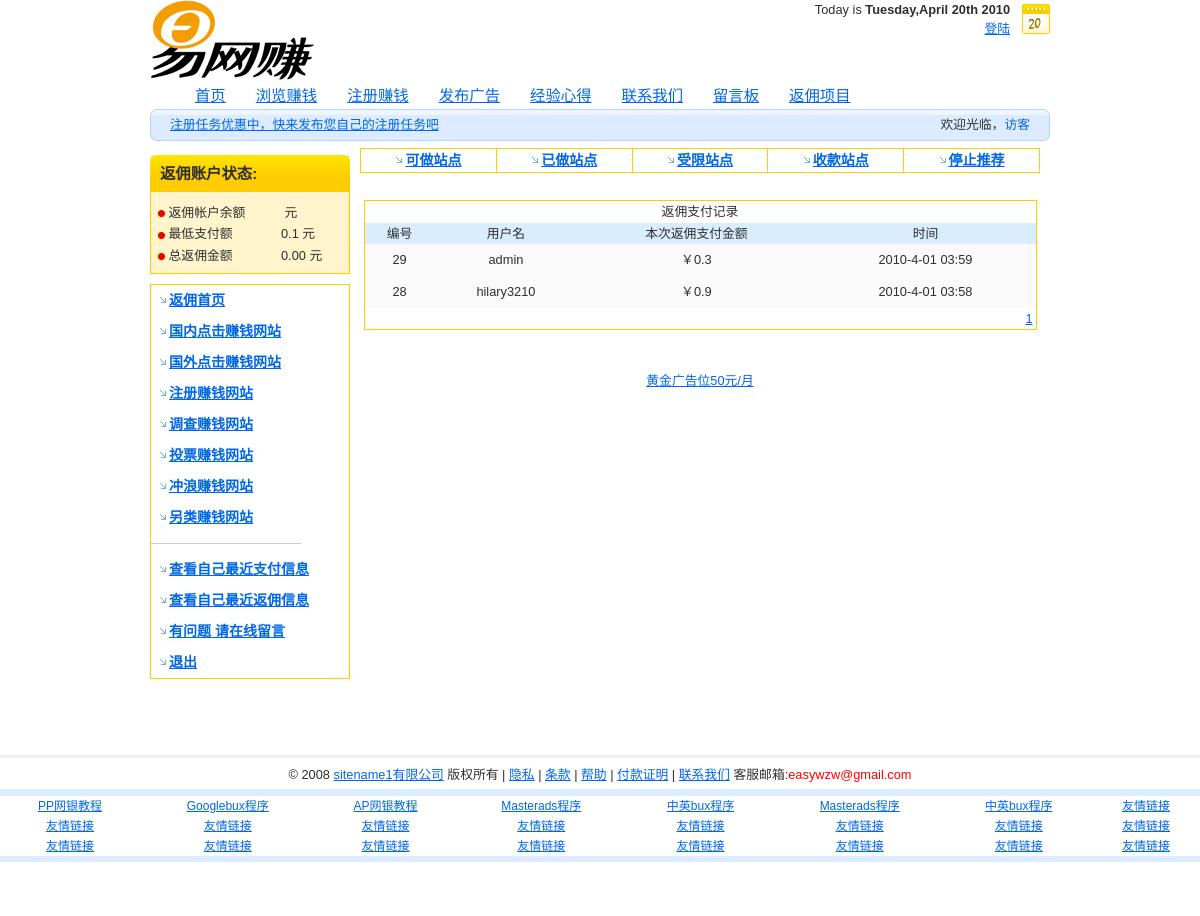
Screenshot of /backpay_all.php with the database file from the repository.
### tables this page shows
CREATE TABLE IF NOT EXISTS `tb_common` (
  `id` int(11) NOT NULL AUTO_INCREMENT,
  `itemid` varchar(50) DEFAULT NULL,
  `value` varchar(150) DEFAULT NULL,
  `time` varchar(35) DEFAULT NULL,
  KEY `id` (`id`)
);

CREATE TABLE IF NOT EXISTS `tb_backpay_history` (
  `id` int(11) NOT NULL AUTO_INCREMENT,
  `username` varchar(50) DEFAULT NULL,
  `pay_number` int(50) DEFAULT NULL,
  `pay_sum` double DEFAULT NULL,
  `pay_time` varchar(35) DEFAULT NULL,
  KEY `id` (`id`)
);

CREATE TABLE IF NOT EXISTS `tb_site` (
  `id` varchar(11) NOT NULL DEFAULT '',
  `sitename` varchar(30) NOT NULL DEFAULT '',
  `sitepp` varchar(30) NOT NULL DEFAULT '',
  KEY `id` (`id`)
);

### backpay_all.php (the view, shortened to what this page needs)
<?php include('header.php'); ?>
<div class="mem_left">
<?php include('memberbackleft.php')?>
</div>
<div align="center">
    <table width="680" style="border-collapse: collapse" bordercolor="#111111" cellpadding="0" cellspacing="0">
      <tr bgcolor="#FFFFFF">
      <td>
      </tr>
      <tr bgcolor="#FFFFFF" id="sitemenu">
		<td><a href="sites_available.php" >可做站点</a></td>
		<td><a href="sites_joined.php" >已做站点</a></td>
		<td><a href="sites_notavailable.php" >受限站点</a></td>
		<td><a href="sites_paid.php" >收款站点</a></td>
		<td><a href="sites_scam.php" >停止推荐</a></td>
      </tr>
      <tr bgcolor="#FFFFFF">
        <td height="10">&nbsp;</td>
      </tr>
      <tr><td colspan="5">
      <table width="100%" border="0" cellspacing="1" cellpadding="5" style="border:1px solid #FFCC00;">
					   <tr align="center"><td colspan="5">返佣支付记录</td></tr>
                        <tr style="background-color:#D9EDff;" align="center">
                            <td>
                               编号
                            </td>
                            <td>
                                用户名
                            </td>
                            <td>
                                本次返佣支付金额
                            </td>
                            <td>
                                时间
                            </td>
                        </tr>
                        <?php
$perNumber=20;
$page=$_GET['page'];
$count=mysql_query("select count(*) from tb_backpay_history");
$rs=mysql_fetch_array($count);
$totalNumber=$rs[0];
$totalPage=ceil($totalNumber/$perNumber);
if (!isset($page)) {
 $page=1;
}
$startCount=($page-1)*$perNumber;
$result=mysql_query("select * from tb_backpay_history order by pay_time desc limit $startCount,$perNumber");
while ($row=mysql_fetch_array($result)) {
	echo "
	<tr>
	<td style='background-color: #FAFAFA;text-align:center;height:30px;'>". $row["id"] ."</td>
	<td style='background-color: #FAFAFA;text-align:center;'>". $row["username"] ."</td>
	<td style='background-color: #FAFAFA;text-align:center;'>￥". $row["pay_sum"] ."</td>
	<td style='background-color: #FAFAFA;text-align:center;'>". $row["pay_time"] ."</td></tr>";
}?>
<tr align="right"><td colspan="4">
<?php
for ($i=1;$i<=$totalPage;$i++) {
?>
<a href="backpay_all.php?page=<?php echo $i;?>"><?php echo $i ;?></a>
<?php
}
?>
					</table>
      </td></tr>
      <tr bgcolor="#FFFFFF">
        <td height="28">&nbsp;</td>
        <td height="28">&nbsp;</td>
        <td height="28">&nbsp;</td>
      </tr>
      <tr bgcolor="#FFFFFF">
        <td height="28" colspan="5"><div align="center"><a href="contact.php">黄金广告位50元/月</a></div></td>
      </tr>
    </table>
</div>
</div>
<?php include('footer.php'); ?>

### memberbackstats.php (shortened to what this page needs)
<div id="signup">
          <h3>
 返佣账户状态:</h3>
          <div class="in">
<table width="100%" class="nom">
<tr>
<td nowrap>
<img border="0" src="images/bullet2.gif" width="7" height="7"  align="absmiddle" > 返佣帐户余额</td>
<td align="left">
<?php include('config.php');
$sql = "SELECT * FROM tb_back_account WHERE username='$user'";
$result = mysql_query($sql);
$row = mysql_fetch_array($result);
echo $row["now_back_sum"]; ?>&nbsp;元&nbsp;</td>
</tr>
<tr>
<td>
<img border="0" src="images/bullet2.gif" width="7" height="7"  align="absmiddle" > 最低支付额</td>
<td align="left"><?php include('config.php');
								$result =mysql_query("SELECT * FROM tb_common WHERE itemid='leastpay'");
								$row = mysql_fetch_array($result); echo $row["value"];
								 ?>&nbsp;元&nbsp;</td>
</tr>
<tr>
<td>
<img border="0" src="images/bullet2.gif" width="7" height="7"  align="absmiddle" > 总返佣金额</td>
<td align="left"><?php include('config.php');
								$result =mysql_query("SELECT sum(all_back_sum) FROM tb_back_account WHERE username='$user'");
								$row = mysql_fetch_array($result);
								echo number_format($row[0],2);
								?>&nbsp;元&nbsp;</td>
</tr>
</table>
</div>
</div>

### sitename.php (shortened to what this page needs)
<?php
$sql = "SELECT * FROM tb_site WHERE id='1'";
$result = mysql_query($sql);
$row = mysql_fetch_array($result);
echo $row["sitename"];
?>

### css/main.css (style rules this page uses)
* { margin:0; padding:0; }
body, div, span, p, a, img, ul, ol, li, table, caption, tbody, tfoot, tr, th, td, form, fieldset, legend, label, dl, dt, dd, blockquote, applet, object, h1, h2, h3, h4, h5 { border:0; }
body { padding:35px 0; background:#FFF; font:0.8em/1.5 "arial",sans-serif; color:#2F2F2F; text-align:center;font-family:Verdana,Geneva,sans-serif; }
a { color:#0067E6; }
h1, h2, h3, h4, h5, h6 { margin:15px 0 10px 0; }
h3, h4 { font-size:120%; }
table { margin:5px 0; border-collapse:collapse; border-spacing:0; font-size:100%; }
th, td { padding:3px 5px; }
#hp_dailytable th, td { padding:1px 3px; }
.nom { margin:0; }
#signup h3 { margin:0; padding:7px 10px; background:#FC0 url("../images/signup-top.gif") 0 0 no-repeat; }
#signup .in { padding:10px 5px 7px 5px; border-bottom:1px solid #FC0; background:#FFF4CC url("../images/signup.gif") 0 0 repeat-y; }
.mem_left { margin-top:14px;float:left;width:200px;height:600px; }
#sitemenu td { width:20%;text-align:center;border:1px solid #FFCC00; }
#sitemenu td a { background:url(../images/arrow2.gif) no-repeat left; padding-left:10px; color:#457a8b; font-size:14px; font-weight:bold; }
#sitemenu td a:link { background:url(../images/arrow2.gif) no-repeat left; padding-left:10px; color: #0067E6; }

### css/print.css (style rules this page uses)
body { margin:0; padding:0; border:0; font-size:12pt; }
h1, h2, h3 { page-break-after:avoid; page-break-inside:avoid; }
table { width:100%; border-collapse:collapse; border-spacing:0; border-top:0.5pt solid #000; }
th, td { display:table-cell; border-bottom:0.5pt solid #000; }

### rows the page displays
tb_common: value "0.1"
tb_backpay_history: id "29", username "admin", pay_sum "0.3", pay_time "2010-4-01 03:59"
tb_backpay_history: id "28", username "hilary3210", pay_sum "0.9", pay_time "2010-4-01 03:58"
tb_site: sitename "sitename1"

### other values shown
$today["weekday"] "Tuesday"
$today["month"] "April"
$today["year"] "2010"
$row[0] "0.00"
